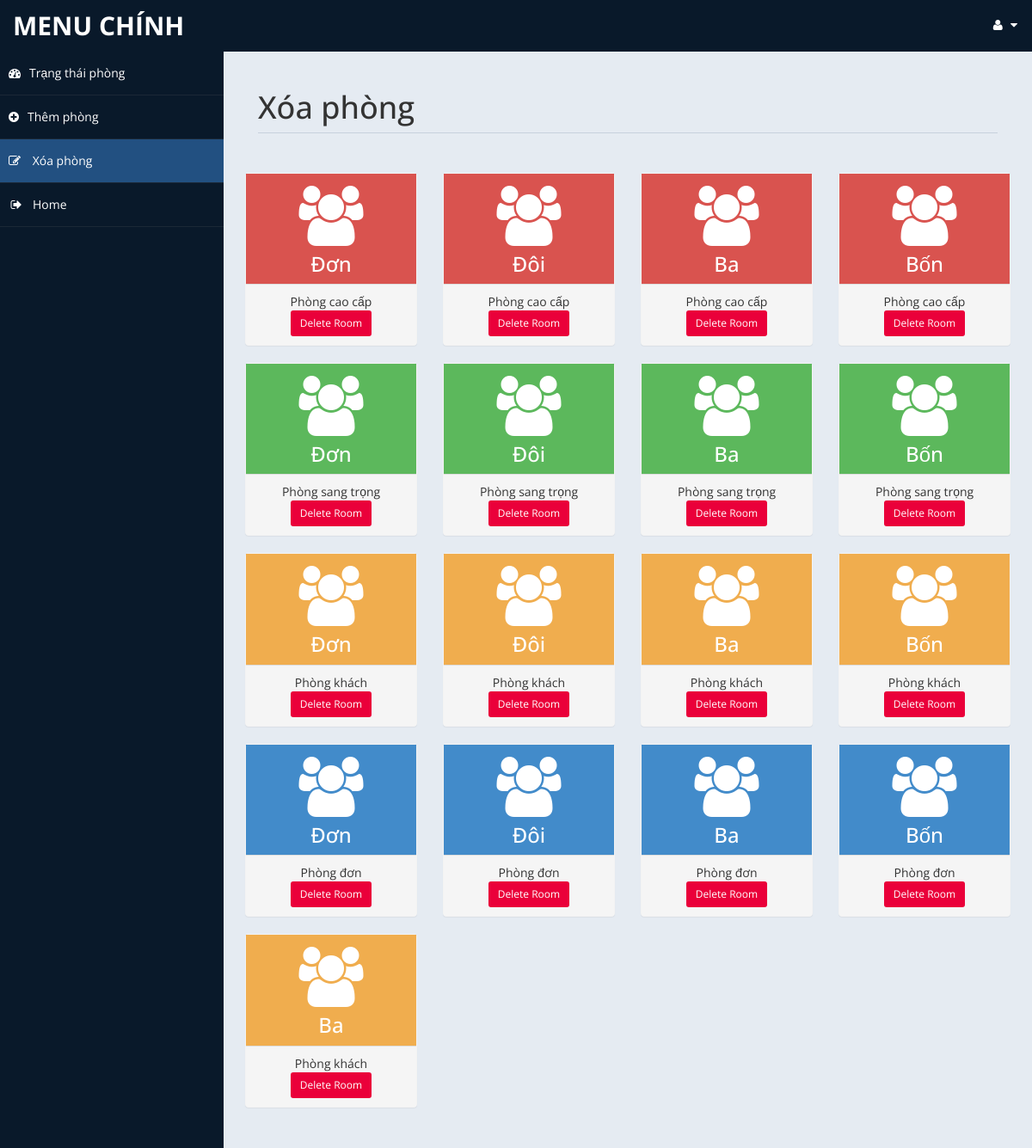
/admin/roomdel.php (signed in), run on the app's committed database.
### tables this page shows
CREATE TABLE `room` (
  `id` int(10) UNSIGNED NOT NULL,
  `type` text DEFAULT NULL,
  `bedding` text DEFAULT NULL,
  `place` text DEFAULT NULL,
  `cusid` int(11) DEFAULT NULL
);

### admin/roomdel.php (the view, shortened to what this page needs)
<!DOCTYPE html>
<html xmlns="http://www.w3.org/1999/xhtml">
<head>
    <link href="assets/css/bootstrap.css" rel="stylesheet" />
    <link href="assets/css/font-awesome.css" rel="stylesheet" />
    <link href="assets/css/custom-styles.css" rel="stylesheet" />
</head>
<body>
    <div id="wrapper">
        <nav class="navbar navbar-default top-navbar" role="navigation">
            <div class="navbar-header">
                <a class="navbar-brand" href="home.php">Menu chính </a>
            </div>
            <ul class="nav navbar-top-links navbar-right">
                <li class="dropdown">
                    <a class="dropdown-toggle" data-toggle="dropdown" href="#" aria-expanded="false">
                        <i class="fa fa-user fa-fw"></i> <i class="fa fa-caret-down"></i>
                    </a>
                </li>
            </ul>
        </nav>
        <nav class="navbar-default navbar-side" role="navigation">
            <div class="sidebar-collapse">
                <ul class="nav" id="main-menu">
                    <li>
                        <a  href="settings.php"><i class="fa fa-dashboard"></i>Trạng thái phòng</a>
                    </li>
					<li>
                        <a   href="room.php"><i class="fa fa-plus-circle"></i>Thêm phòng</a>
                    </li>
                    <li>
                        <a  class="active-menu" href="roomdel.php" style="background-color: #225081"><i class="fa fa-pencil-square-o"></i> Xóa phòng</a>
                    </li>
					<li><a href="home.php"><i class="fa fa-sign-out fa-fw"></i>Home</a></li>
            </div>
        </nav>
        <div id="page-wrapper" >
            <div id="page-inner">
			 <div class="row">
                    <div class="col-md-12">
                        <h1 class="page-header">
                           Xóa phòng <small></small>
                        </h1>
                    </div>
                </div>
            <div class="row">
                <div class="col-md-12 col-sm-12">
                </div>
           <?php
						include ('db.php');
						$sql = "select * from room";
						$re = mysqli_query($con,$sql)
				?>
                <div class="row">
    <?php
    while ($row = mysqli_fetch_array($re)) {
        $roomId = $row['id'];
        $roomType = $row['type'];
        $buttonColorClass = getButtonColorClass($roomType);
        echo "<div class='col-md-3 col-sm-12 col-xs-12'>
                <div class='panel panel-primary text-center no-boder '>
                    <div class='panel-body $buttonColorClass'>
                        <i class='fa fa-users fa-5x'></i>
                        <h3>" . $row['bedding'] . "</h3>
                    </div>
						<div class='panel-footer '>
							" . $roomType . "
							<button class='btn btn-sm text-body t' onclick='showDeleteRoomModal($roomId)'>Delete Room</button>
						</div>
                </div>
            </div>";
    }
    function getButtonColorClass($roomType)
    {
        switch ($roomType) {
            case "Phòng cao cấp":
                return "btn-danger";
            case "Phòng sang trọng":
                return "btn-success";
            case "Phòng khách":
                return "btn-warning";
            case "Phòng đơn":
                return "btn-primary";
        }
    }
    ?>
</div>
					</div>
            </div>
        </div>
    </div>
</body>
</html>
</body>
</html>

### admin/assets/css/custom-styles.css (style rules this page uses)
body { font-family: 'Open Sans', sans-serif; }
#wrapper { width: 100%; background:#09192A; }
#page-wrapper { padding: 15px 15px; min-height: 600px; background:#E5EBF2; }
#page-inner { width:100%; margin:10px 20px 10px 0px; background-color:transparent; padding:10px; min-height:1200px; }
.text-center { text-align:center; }
.no-boder { border:1px solid #f3f3f3; }
h1, .h1, h2, .h2, h3, .h3 { margin-top: 7px; margin-bottom: -5px; }
.page-header { padding-bottom: 9px; margin: 10px 0 45px; border-bottom: 1px solid #C7D1DD; }
.top-navbar { margin:0px; }
.top-navbar .navbar-brand { color: #fff; width: 260px; text-align: left; height: 60px; font-size: 30px; font-weight: 700; text-transform: uppercase; line-height: 30px; }
.top-navbar .nav > li { position: relative; display: inline-block; }
.top-navbar .nav > li > a { position: relative; display: block; padding: 19px 15px; color: #77C0FD; }
.top-navbar .nav > li > a:hover, .top-navbar .nav > li > a { text-decoration: none; color: #fff; }
.active-menu { background-color:#225081; }
.sidebar-collapse , .sidebar-collapse .nav { background:none; }
.sidebar-collapse .nav { padding:0; }
.sidebar-collapse .nav > li > a { color:#fff; background:transparent; text-shadow:none; }
.sidebar-collapse > .nav > li > a { padding:15px 10px; }
.sidebar-collapse > .nav > li { border-bottom: 1px solid rgba(107, 108, 109, 0.19); }
.navbar-side { border:none; background-color: transparent; }
.top-navbar { background:#09192A; border-bottom:none; }
.top-navbar .nav > li > a > i { margin-right: 2px; }
.navbar-default { border:0px solid black; }
.navbar-header { background: #09192A; }
.nav > li > a > i { margin-right:10px; }
@media (min-width:768px) { #page-wrapper { margin: 0 0 0 260px; padding: 15px 30px; min-height: 1200px; } }
@media (min-width:768px) { .navbar-side { z-index: 1; position: absolute; width: 260px; } }
@media (min-width:768px) { .navbar { border-radius: 0px; } }

### admin/roomdel.php (style rules this page uses)
.text-body { color: white; }
.t { background-color: #ea003a; }

### data on the page
room: bedding "Đơn", type "Phòng cao cấp"
room: bedding "Đôi", type "Phòng cao cấp"
room: bedding "Ba", type "Phòng cao cấp"
room: bedding "Bốn", type "Phòng cao cấp"
room: bedding "Đơn", type "Phòng sang trọng"
room: bedding "Đôi", type "Phòng sang trọng"
room: bedding "Ba", type "Phòng sang trọng"
room: bedding "Bốn", type "Phòng sang trọng"
room: bedding "Đơn", type "Phòng khách"
room: bedding "Đôi", type "Phòng khách"
room: bedding "Ba", type "Phòng khách"
room: bedding "Bốn", type "Phòng khách"
room: bedding "Đơn", type "Phòng đơn"
room: bedding "Đôi", type "Phòng đơn"
room: bedding "Ba", type "Phòng đơn"
room: bedding "Bốn", type "Phòng đơn"
room: bedding "Ba", type "Phòng khách"
